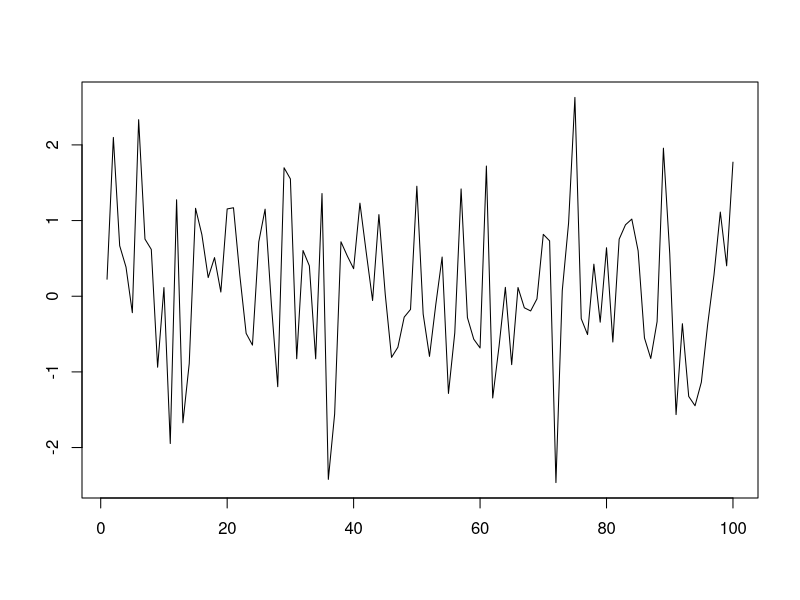

Recreate this plot in R.
if(!exists("PNGwidth")){
  PNGwidth <- 480
}
if(!exists("PNGheight")){
  PNGheight <- 480
}
if(!exists("PNGxlabel")){
  PNGxlabel <- ""
}
if(!exists("PNGylabel")){
  PNGylabel <- ""
}
if(!exists("x")){
  x <- 1:100  
}
if(!exists("y")){
  y <- rnorm(100)  
}

png("xyplot.png",width = PNGwidth, height = PNGheight)
plot(x,y,type= "l", xlab = PNGxlabel, ylab = PNGylabel)
dev.off()
